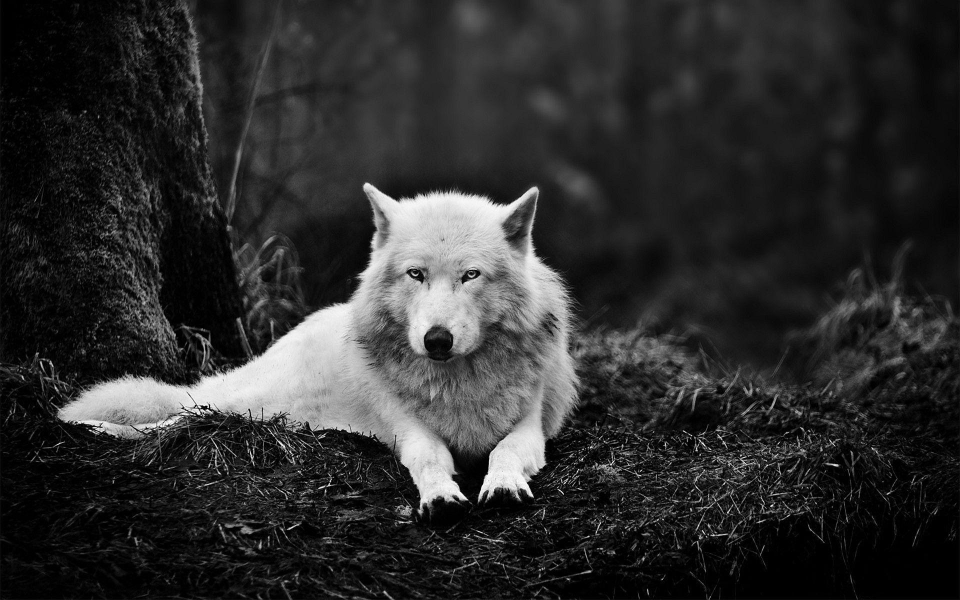
#> input picture Assignment27/class/wolf.jpg, 1920 x 1200 px (shown at 1/2 size)
$ jupyter execute wolfDetect.ipynb
#> lines starting #> are read from the running program, lines starting #| are printed output that depends on the picture; after the words box and inside, x2 and y2 are one past the last pixel; in counts of white or black regions, pixels touching at a corner belong together
[cell 1]
import cv2
import matplotlib.pyplot as plt

[cell 2]
img = cv2.imread('wolf.jpg', cv2.IMREAD_GRAYSCALE)
#> img is the input picture: shape (1200, 1920); min 0, max 255, mean 45.3

_, img = cv2.threshold(img, 140, 255, cv2.THRESH_BINARY)
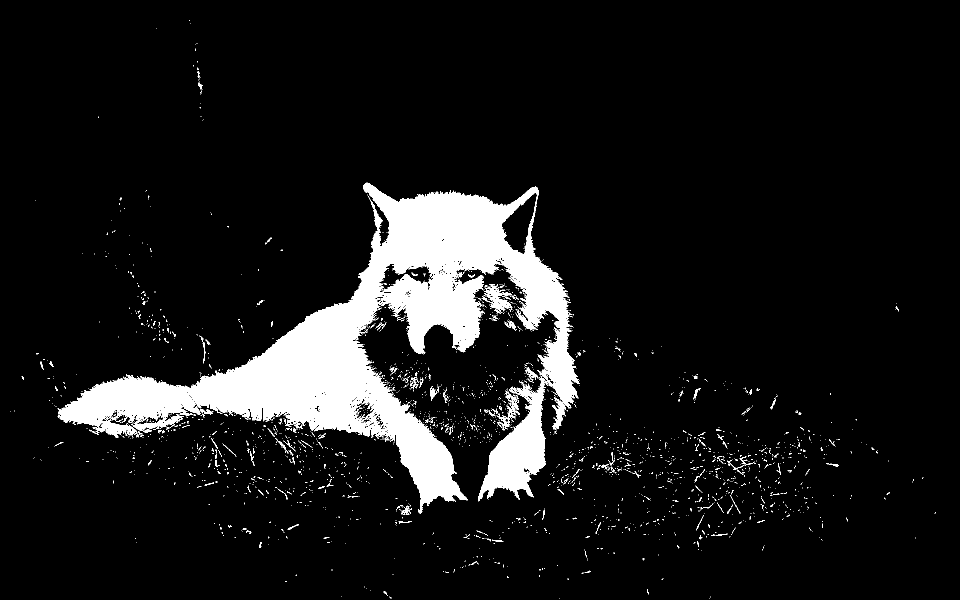
#> img: shape (1200, 1920) (shown at 1/2 size); 8.9% white; 2338 white regions (2207 under 20 px)

plt.imshow(img, cmap='gray')

[cell 3]
contours, _ = cv2.findContours(img, cv2.RETR_EXTERNAL, cv2.CHAIN_APPROX_NONE)
#> contours = 2302 contours, 2262 with area under 20; largest, box (x1, y1, x2, y2) and area: (115, 365, 1159, 1027) 196730, (963, 568, 1025, 628) 1236, (996, 783, 1039, 861) 566, (1050, 734, 1077, 759) 148, (860, 774, 875, 802) 140

for c in contours:
    if 800 < len(c):
        print('*')
        x, y, w, h = cv2.boundingRect(c)
        cv2.rectangle(img, (x, y), (x+w, y+h), (127, 127, 127), thickness=4)
#> this loop made 2302 passes
#> (x, y, w, h) on pass 2279: (115, 365, 1044, 662)
#> c on passes 1, 2, 3, 5, 6, 8: [[1418, 1197]], [[1118, 1196]], [[1420, 1193], [1420, 1194]], [[682, 1192]], [[774, 1190], [775, 1190]], [[741, 1181]]
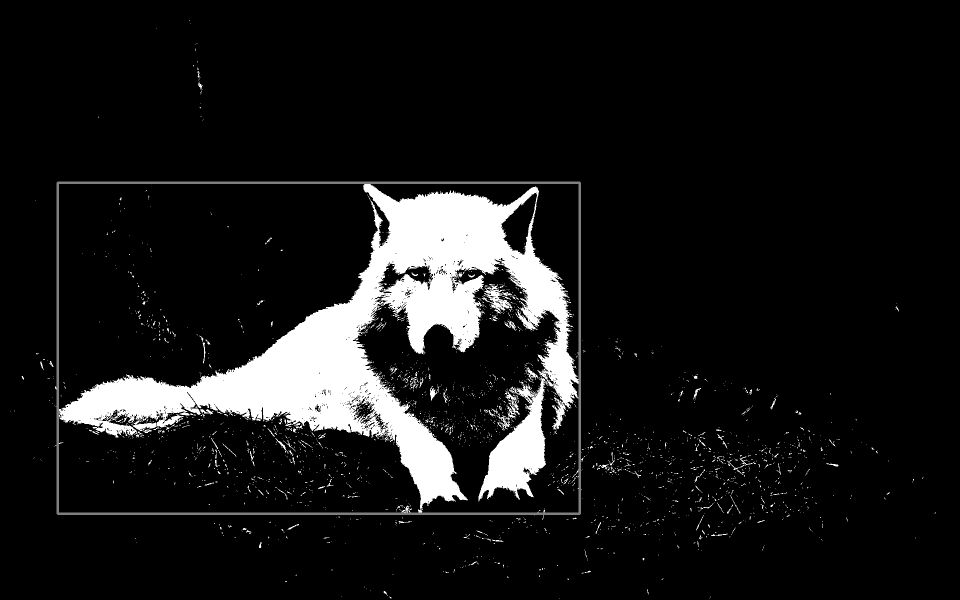
#> img: shape (1200, 1920) (shown at 1/2 size); 0.74% of pixels changed, all inside (x1, y1, x2, y2) = (113, 363, 1162, 1030)

plt.imshow(img, cmap='gray')
